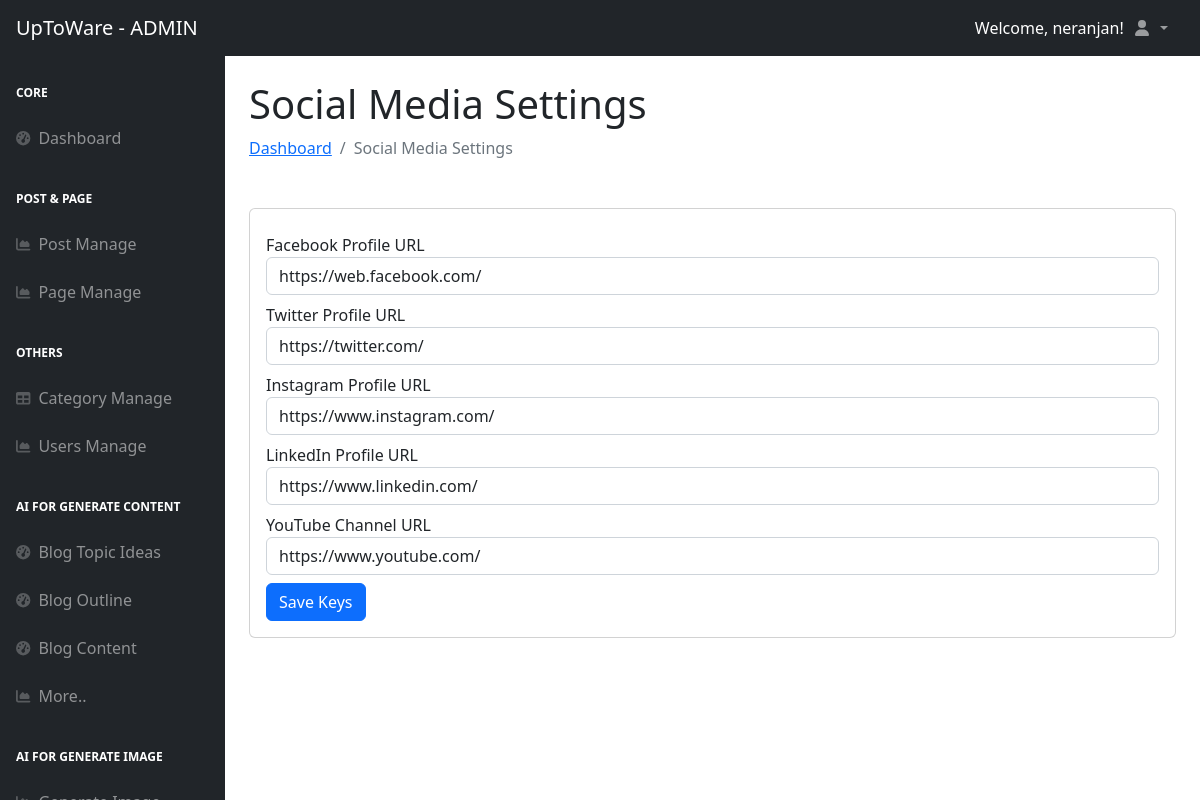
Page /dashboard/social-media.php (signed in) on the committed database.
### tables this page shows
CREATE TABLE `settings` (
  `id` int(11) NOT NULL,
  `sitename` varchar(255) NOT NULL,
  `tagline` varchar(255) NOT NULL DEFAULT 'None',
  `domain` varchar(255) NOT NULL DEFAULT 'None',
  `sitelogo` varchar(255) DEFAULT NULL,
  `search_visibility` tinyint(1) DEFAULT 0,
  `meta_title` varchar(255) DEFAULT '',
  `meta_keywords` text DEFAULT NULL,
  `meta_description` text DEFAULT NULL
);

CREATE TABLE `socialmedia` (
  `id` int(11) NOT NULL,
  `facebook` varchar(255) DEFAULT NULL,
  `twitter` varchar(255) DEFAULT NULL,
  `instagram` varchar(255) DEFAULT NULL,
  `linkedin` varchar(255) DEFAULT NULL,
  `youtube` varchar(255) DEFAULT NULL
);

### dashboard/social-media.php (the view, shortened to what this page needs)
<?php
function fetch_social_links_from_db($db) {
    $query = "SELECT facebook, twitter, instagram, linkedin, youtube FROM socialmedia LIMIT 1";
    $result = $db->query($query);
    if ($result->num_rows > 0) {
        return $result->fetch_assoc();
    }
    return [
        'facebook' => '',
        'twitter' => '',
        'instagram' => '',
        'linkedin' => '',
        'youtube' => ''
    ];
}
$db = connect_db();
$social_links = fetch_social_links_from_db($db);
include '../include/dashboard_header.php';
?>
<?php include '../include/dashboard_slidenav_head.php'; ?>
<h1 class="mt-4">Social Media Settings</h1>
<ol class="breadcrumb mb-4">
    <li class="breadcrumb-item"><a href="index.php">Dashboard</a></li>
    <li class="breadcrumb-item active">Social Media Settings</li>
</ol>
<div class="card mb-4 mt-5">
    <div class="card-body">
        <form id="public-settings-form" action="../process/process_social_media.php" method="post">
                        <div class="form-group mt-2">
                            <label for="facebook">Facebook Profile URL</label>
                            <input type="text" id="facebook" name="facebook" class="form-control" value="<?php echo htmlspecialchars($social_links['facebook']); ?>">
                        </div>
                        <div class="form-group mt-2">
                            <label for="twitter">Twitter Profile URL</label>
                            <input type="text" id="twitter" name="twitter" class="form-control" value="<?php echo htmlspecialchars($social_links['twitter']); ?>">
                        </div>
                        <div class="form-group mt-2">
                            <label for="instagram">Instagram Profile URL</label>
                            <input type="text" id="instagram" name="instagram" class="form-control" value="<?php echo htmlspecialchars($social_links['instagram']); ?>">
                        </div>
                        <div class="form-group mt-2">
                            <label for="linkedin">LinkedIn Profile URL</label>
                            <input type="text" id="linkedin" name="linkedin" class="form-control" value="<?php echo htmlspecialchars($social_links['linkedin']); ?>">
                        </div>
                        <div class="form-group mt-2">
                            <label for="youtube">YouTube Channel URL</label>
                            <input type="text" id="youtube" name="youtube" class="form-control" value="<?php echo htmlspecialchars($social_links['youtube']); ?>">
                        </div>
            <input type="submit" value="Save Keys" class="btn btn-primary mt-2">
        </form>
    </div>
</div>
<?php include '../include/dashboard_slidenav_down.php'; ?>
<?php include '../include/dashboard_footer.php'; ?>

### include/dashboard_header.php (shortened to what this page needs)
<?php
$db = connect_db();
$query = "SELECT sitename, sitelogo FROM settings LIMIT 1";
$result = $db->query($query);
$siteSettings = $result->fetch_assoc();
$sitename = $siteSettings['sitename'];
?>
<!DOCTYPE html>
<html lang="en">
    <head>
        <link href="https://cdn.jsdelivr.net/npm/simple-datatables@7.1.2/dist/style.min.css" rel="stylesheet" />
        <link href="css/styles.css" rel="stylesheet" />
        <link href="https://cdn.quilljs.com/1.3.6/quill.snow.css" rel="stylesheet">
    </head>
    <body class="sb-nav-fixed">
    <nav class="sb-topnav navbar navbar-expand navbar-dark bg-dark">
    <a class="navbar-brand ps-3" href="index.html"><?php echo $sitename; ?> - ADMIN</a>
    <div class="ms-auto text-white">
        Welcome, <?php echo $_SESSION['username']; ?>!
    </div>
    <ul class="navbar-nav ms-auto ms-md-0 me-3 me-lg-4">
        <li class="nav-item dropdown">
            <a class="nav-link dropdown-toggle" id="navbarDropdown" href="#" role="button" data-bs-toggle="dropdown" aria-expanded="false">
                <i class="fas fa-user fa-fw"></i>
            </a>
        </li>
    </ul>
</nav>

### rows in the picture
settings: sitename "UpToWare"
socialmedia: facebook "https://web.facebook.com/", twitter "https://twitter.com/", instagram "https://www.instagram.com/", linkedin "https://www.linkedin.com/", youtube "https://www.youtube.com/"

### other values in the picture
$_SESSION['username'] "neranjan"
